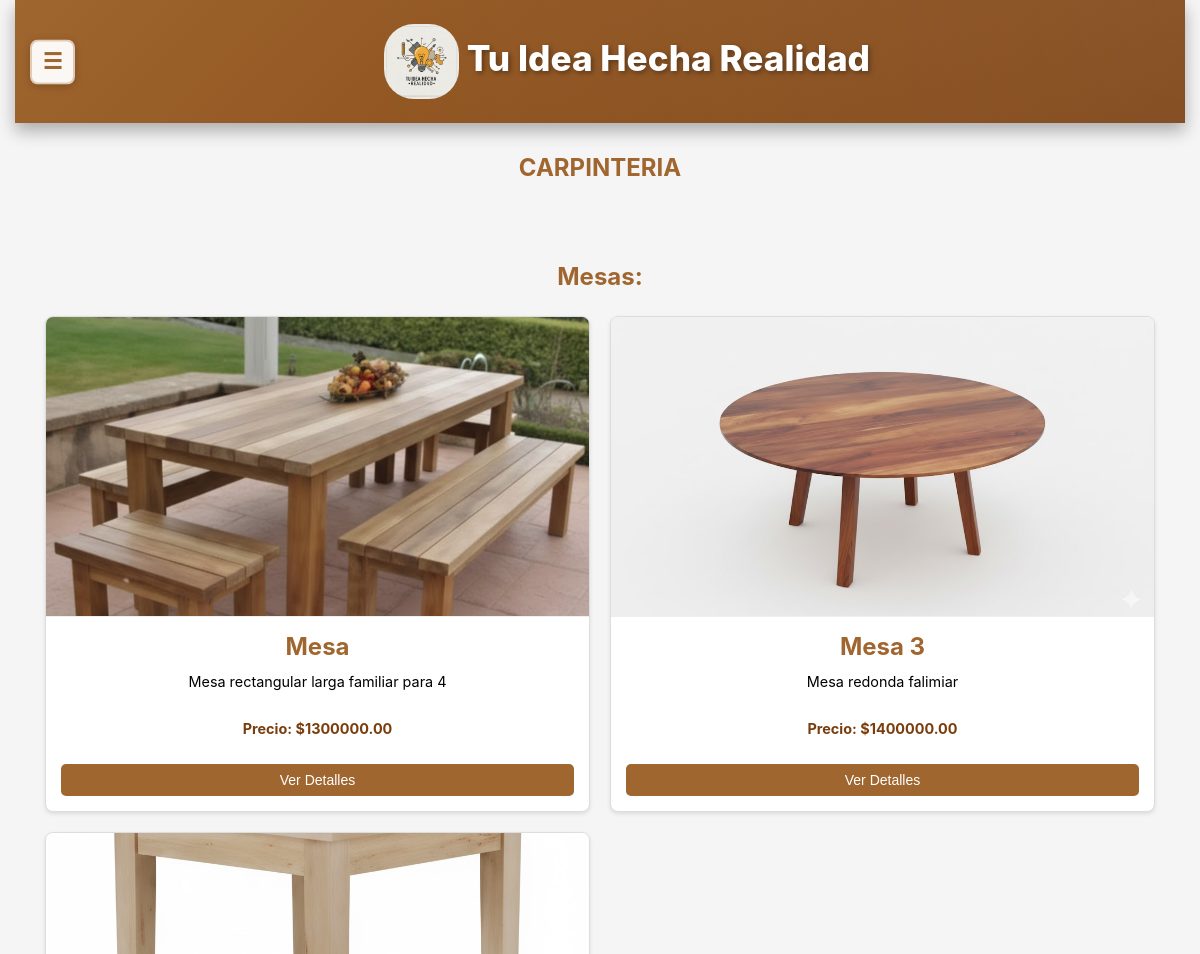
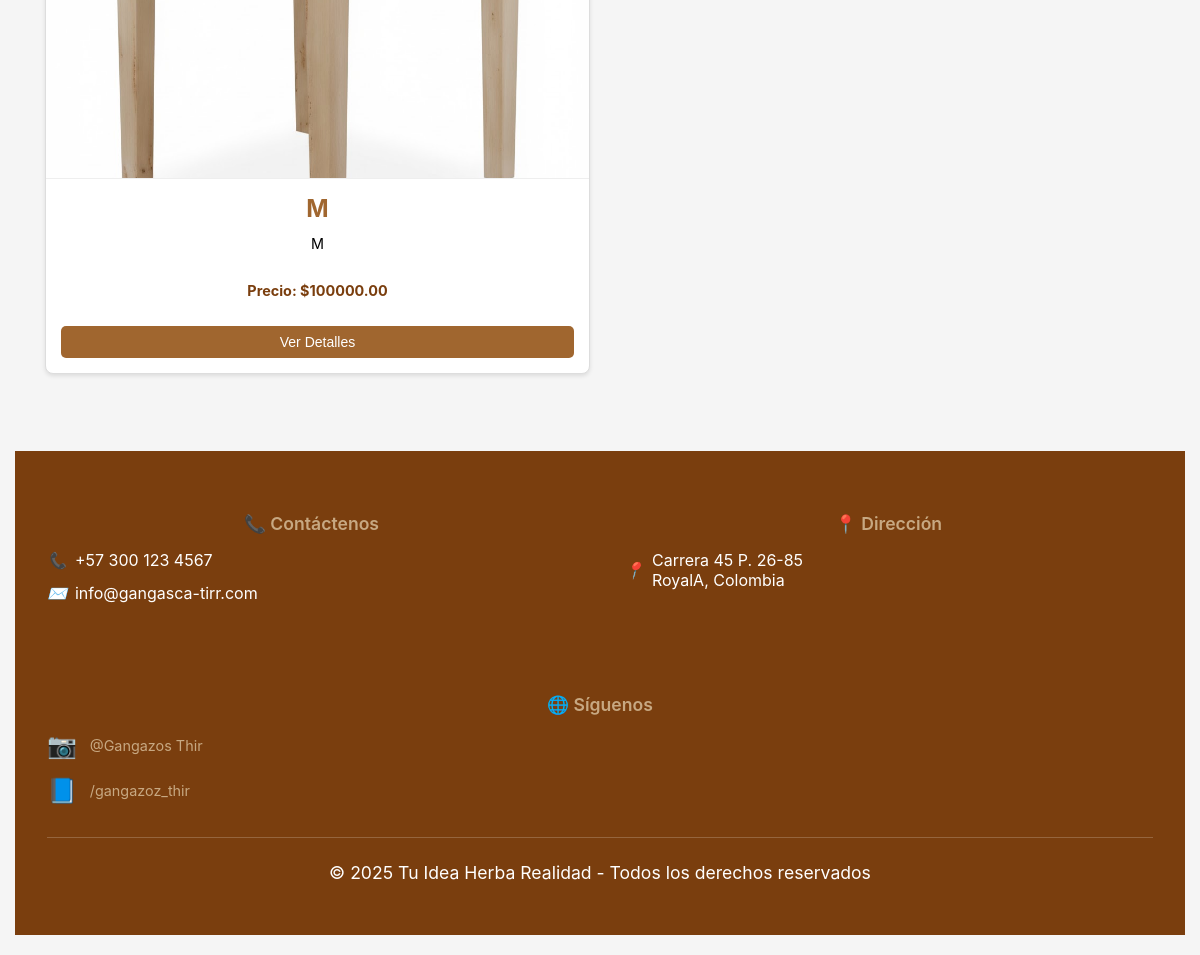
/ceramica/ (signed in), run on the app's committed database (2 pictures, top to bottom).
### core/models.py (models this page shows)
class Mesas(models.Model):
    nombre1 = models.CharField(max_length=100)
    descripcion1 = models.CharField(max_length=250, default='', blank=True,null=True)
    precio1 = models.DecimalField(max_digits=10, decimal_places=2)
    imagen1 = models.ImageField(upload_to='uploads/productos/')
    cantidad_disponible = models.IntegerField(default=0)
    is_active = models.BooleanField(default=True)

### Productos/views.py (the view)
# urls.py: path('ceramica/', views.ceramica, name='ceramica'),
def ceramica(request):
    usernameCliente = request.session.get('usernameCliente')
    usuario = None
    if usernameCliente:
        try:
            usuario = UserClientes.objects.get(usernameCliente=usernameCliente)
        except UserClientes.DoesNotExist:
            pass
    mesas = Mesas.objects.filter(is_active=True)
    context = {
        'mesas': mesas,
        'usuario': usuario
    }
    return render(request, "Productos/ceramica.html", context)

### core/context_processors.py (called while the page is built, shortened)
def idea_notifications(request):
    username_cliente = request.session.get('usernameCliente')
    username_empresa = request.session.get('usernameEmpresa')
    has_notif = False
    try:
        if username_cliente:
            has_notif = MensajeIdea.objects.filter(
                idea__autor=username_cliente,
                remitente_tipo='empresa',
                leido=False
            ).exists()
    except Exception as e:
        print(f"Error en idea_notifications: {str(e)}")
        has_notif = False
    return {
        'has_idea_notifications': has_notif
    }

### Productos/templates/Productos/ceramica.html (shortened to what this page needs)
<!DOCTYPE html>
<html lang="es">
<head>
    {% load static %}
    <link rel="stylesheet" href="{% static 'Productos/css/styles1.css' %}">
    <link rel="stylesheet" href="{% static 'core/css/responsive.css' %}">
</head>
<body>
<div class="main-content-wrapper">
  <header>
    <button class="sidebar-toggle" onclick="toggleSidebar()">☰</button>
    <h1 class="div" style="text-align: center;">
      <img src="{% static 'core/img/Gemini_Generated_Image_tzay6utzay6utzay.jfif' %}" alt="Logo" width="75" height="75">
      Tu Idea Hecha Realidad
    </h1>
  </header>
<section>
    <div>
        <h2>CARPINTERIA</h2>
        <section class="seccion-at">
            <div>
                <div>
                    <div>
                        <div>
                            <div>
                                <h3>Mesas:</h3>
                            </div>
                        </div>
                    </div>
                    <div class="contenedor-articulos" id="contenedorArticulos">
                        {% for mesa in mesas %}
                        <div class="articulo">
                            {% if mesa.imagen1 %}
                            <img src="{{ mesa.imagen1.url }}" alt="{{ mesa.nombre1 }}">
                            {% else %}
                            <img src="{% static 'Productos/img/Mesa.jpg' %}" alt="{{ mesa.nombre1 }}">
                            {% endif %}
                            <div class="contenido-articulo">
                                <h3>{{ mesa.nombre1 }}</h3>
                                <p>{{ mesa.descripcion1 }}</p>
                                <p class="precio-destacado">Precio: ${{ mesa.precio1 }}</p>
                                <button class="btn-ver-detalles" onclick="mostrarDetalles('mesa', {{ mesa.id }}, '{{ mesa.nombre1|escapejs }}', '{{ mesa.descripcion1|escapejs }}', '{{ mesa.precio1 }}', '{% if mesa.imagen1 %}{{ mesa.imagen1.url }}{% else %}{% static 'Productos/img/Mesa.jpg' %}{% endif %}')">Ver Detalles</button>
                            </div>
                        </div>
                        {% endfor %}
                    </div>
                </div>
            </div>
        </section>
    </div>
</section>
    <footer>
        <div class="footer-content">
            <div class="footer-section">
                <h3 class="footer-title">📞 Contáctenos</h3>
                <div class="footer-info">
                    <i>📞</i>
                    <span>+57 300 123 4567</span>
                </div>
                <div class="footer-info">
                    <i>✉️</i>
                    <span>info@gangasca-tirr.com</span>
                </div>
            </div>
            <div class="footer-section">
                <h3 class="footer-title">📍 Dirección</h3>
                <div class="footer-info">
                    <i>📍</i>
                    <span>Carrera 45 P. 26-85<br>RoyalA, Colombia</span>
                </div>
            </div>
            <div class="footer-section">
                <h3 class="footer-title">🌐 Síguenos</h3>
                <div class="footer-social">
                    <div class="social-container">
                        <a href="https://www.instagram.com/tu_idea_hecha_realidad?igsh=Y3ByM2lyZGcwNHVy" class="social-icon" aria-label="Instagram">
                            <span>📷</span>
                        </a>
                        <div class="social-username">@Gangazos Thir</div>
                    </div>
                    <div class="social-container">
                        <a href="https://www.facebook.com/share/1ACEVZbZHV/" class="social-icon" aria-label="Facebook">
                            <span>📘</span>
                        </a>
                        <div class="social-username">/gangazoz_thir</div>
                    </div>
                </div>
            </div>
        </div>
        <div class="footer-bottom">
            <p>© 2025 Tu Idea Herba Realidad - Todos los derechos reservados</p>
        </div>
    </footer>
</div>
{% include 'core/floating_buttons.html' %}
{% include 'core/modal_notificaciones.html' %}
</body>
</html>

### core/static/core/css/responsive.css (style rules this page uses)
.sidebar-toggle { display: none; position: absolute; top: 50%; left: 15px; transform: translateY(-50%); z-index: 10; background: rgba(255, 255, 255, 0.95); color: #A0662F; border: 2px solid rgba(160, 102, 47, 0.3); width: 45px; height: 45px; border-radius: 8px; cursor: pointer; box-shadow: 0 2px 8px rgba(0, 0, 0, 0.2); transition: all 0.3s ease; font-size: 22px; align-items: center; justify-content: center; font-weight: bold; }
@media screen and (max-width: 1366px) { html, body { overflow-x: hidden; max-width: 100vw; width: 100%; } }
@media screen and (max-width: 1366px) { .sidebar-toggle { display: flex; } }
@media screen and (max-width: 1366px) { .main-content-wrapper { margin-left: 0 !important; width: 100% !important; padding: 0 15px 20px 15px; box-sizing: border-box; overflow-x: hidden; max-width: 100vw; } }
@media screen and (max-width: 1366px) { header { margin: 0 !important; width: 100% !important; padding: 1.5rem 1rem 1.5rem 70px !important; box-sizing: border-box; position: relative; } }
@media screen and (max-width: 1366px) { footer { margin: 2rem 0 0 0 !important; width: 100% !important; padding: 2rem 2rem !important; box-sizing: border-box; } }
@media screen and (max-width: 1366px) { .contenedor-articulos { justify-content: center; padding: 15px 0; margin: 0 auto; max-width: 100%; } }
@media screen and (max-width: 1366px) { .main-content-wrapper > * { margin-left: auto; margin-right: auto; } }
@media screen and (min-width: 768px) and (max-width: 1366px) { .contenedor-articulos { grid-template-columns: repeat(2, 1fr); gap: 20px; max-width: 100%; } }
@media screen and (min-width: 768px) and (max-width: 1366px) { header h1 { font-size: 2.2rem; } }
@media screen and (min-width: 768px) and (max-width: 1366px) { .footer-content { flex-direction: row; flex-wrap: wrap; } }
@media screen and (min-width: 768px) and (max-width: 1366px) { .footer-section { flex: 1 1 45%; min-width: 200px; } }
@media screen and (max-width: 1366px) { body { overflow-x: hidden; } }
@media screen and (max-width: 1366px) { * { max-width: 100%; } }

### data on the page
Mesas: imagen1 (picture), nombre1 "Mesa", descripcion1 "Mesa rectangular larga familiar para 4", precio1 "1300000.00"
Mesas: imagen1 (picture), nombre1 "Mesa 3", descripcion1 "Mesa redonda falimiar", precio1 "1400000.00"
Mesas: imagen1 (picture), nombre1 "M", descripcion1 "M", precio1 "100000.00"
